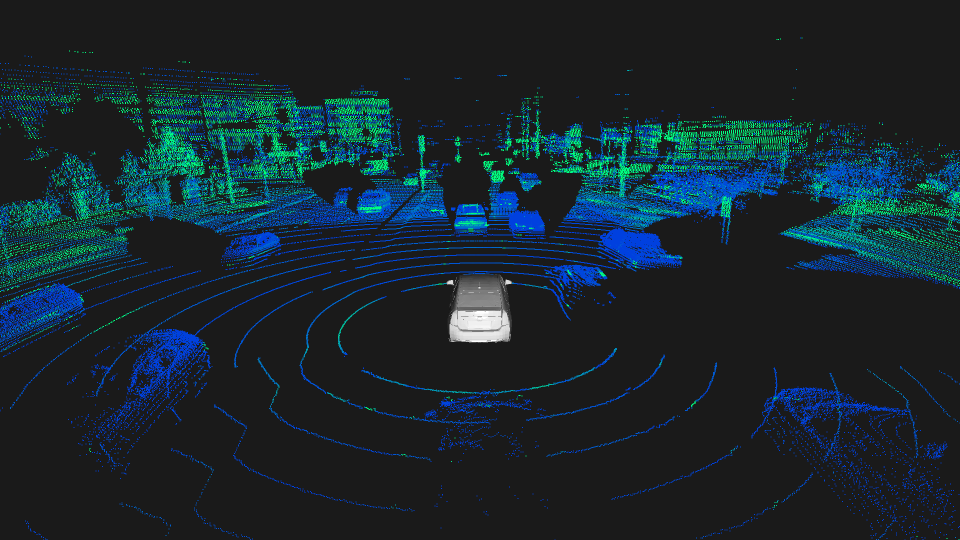
#> input picture figs/boreas_rt/sensor_data/lidar_1733249257152038.png, 1920 x 1080 px, given as the content of the folder /mnt/data1/2020_12_01/camera/, which was not available (shown at 1/2 size)
$ python create_video_cam_only.py
#> lines starting #> are read from the running program, lines starting #| are printed output that depends on the picture; pictures that were not available may be replaced by others from this repository, and a replacement may not be noted
import argparse
import cv2
import numpy as np
import os
from tqdm import tqdm

if __name__ == '__main__':
    parser = argparse.ArgumentParser()
    parser.add_argument('--root', default='/mnt/data1/2020_12_01/', type=str,
                        help='location of root folder. Camera images are located under root+camera/')
    parser.add_argument('--extension', default='png', type=str, help='Extension of the image files.')
    args = parser.parse_args()

    files = os.listdir(args.root + 'camera/')
    img_files = [f for f in files if args.extension in f]
    img_files.sort()

    H = 1080
    W = 1920
    upper_crop = 240
    h_before_resize = 1377
    frame_rate = 30

    out = cv2.VideoWriter(args.root + 'video.mp4', cv2.VideoWriter_fourcc('M', 'P', '4', 'V'), frame_rate, (W, H))

    for i in tqdm(range(len(img_files)), desc="Extracting"):
        frame = cv2.imread(args.root + 'camera/' + img_files[i])
#> frame is the input picture: shape (1080, 1920, 3); mean B, G, R 46.1, 39, 23.9
        frame = frame[upper_crop:upper_crop+h_before_resize]
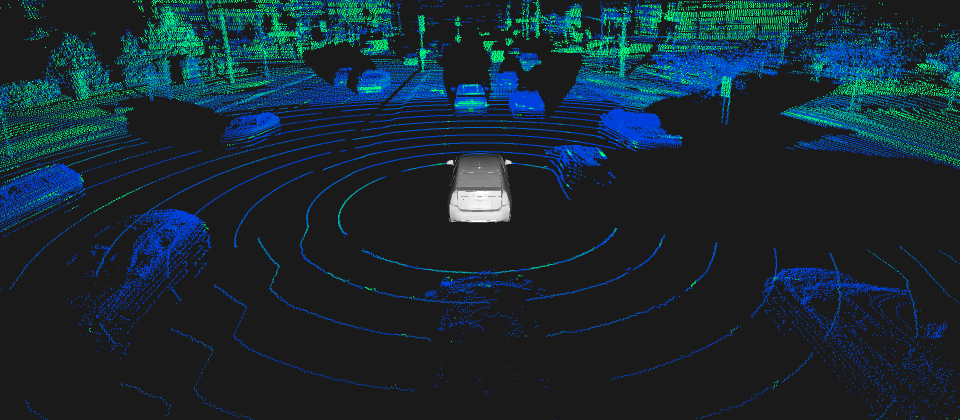
#> frame: shape (840, 1920, 3) (shown at 1/2 size); mean B, G, R 50.5, 41.4, 23.6
        frame = cv2.resize(frame, (W, H))
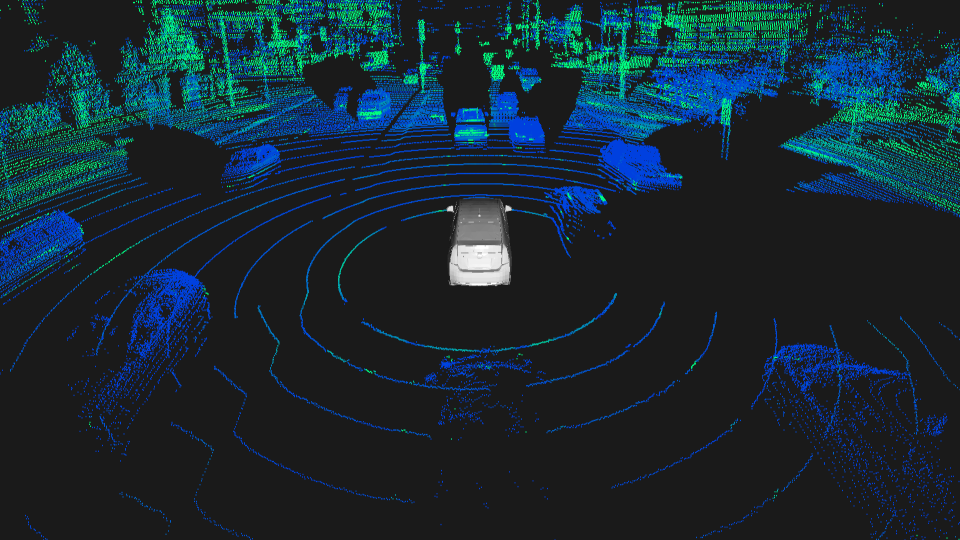
#> frame: shape (1080, 1920, 3) (shown at 1/2 size); mean B, G, R 50.5, 41.4, 23.6
        out.write(frame)

    out.release()
    cv2.destroyAllWindows()

$ run again, on figs/boreas_rt/sensor_data/radar_fig_git.png
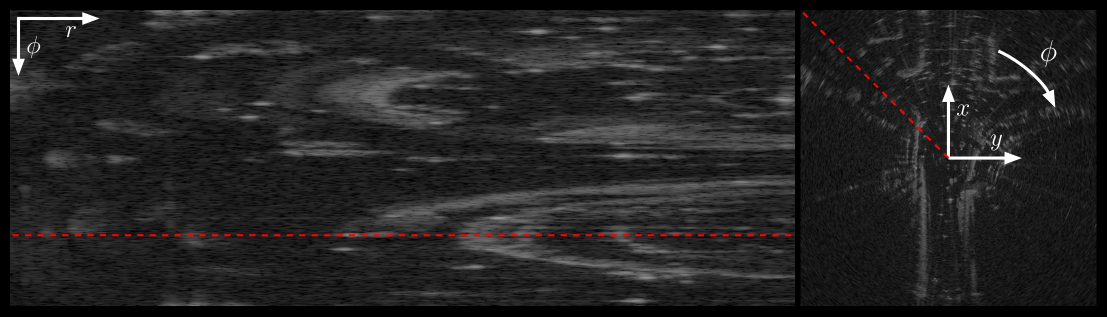
#> input picture figs/boreas_rt/sensor_data/radar_fig_git.png, 2213 x 633 px, given as the content of the folder /mnt/data1/2020_12_01/camera/, which was not available (shown at 1/2 size)
#> frame is the input picture: shape (633, 2213, 3); mean B, G, R 34.9, 34.9, 35.6
#> `frame = frame[upper_crop:upper_crop+h_before_resize]`:
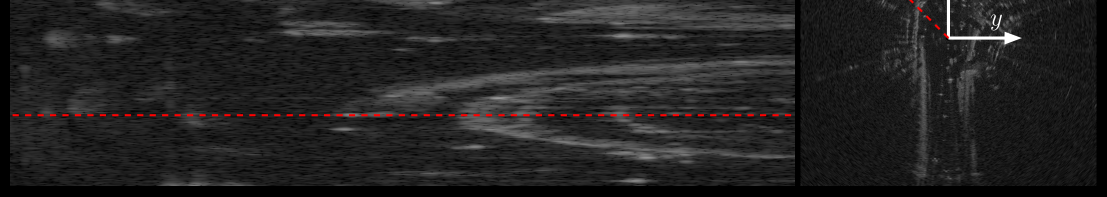
#> frame: shape (393, 2213, 3) (shown at 1/2 size); mean B, G, R 33.9, 33.9, 34.9
#> `frame = cv2.resize(frame, (W, H))`:
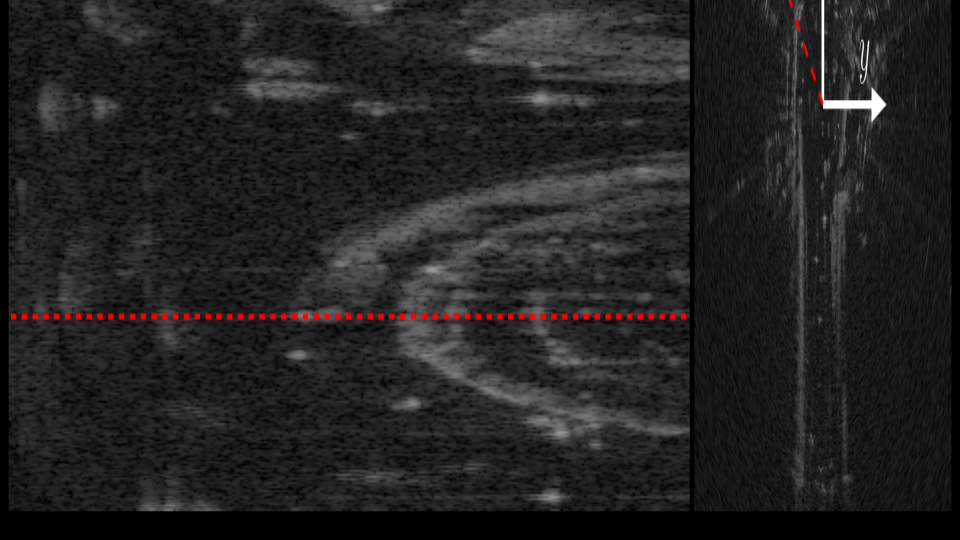
#> frame: shape (1080, 1920, 3) (shown at 1/2 size); mean B, G, R 33.8, 33.8, 34.8
